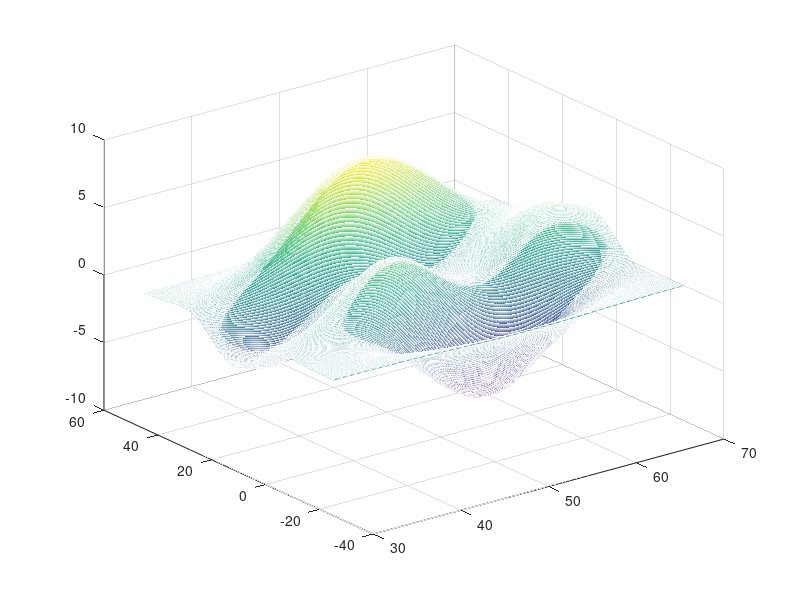

This figure's MATLAB source: (Note: this script raises an error after producing the figure.)
%%
% Create some data
[X] = 30.05:0.1:69.95; % create X value
[Y] = -24.95:0.1:44.95;% create Y values
% create a mesh of values
Z = peaks(700);
Z = Z(:,151:550);
% Display the raw data
figure(1)
mesh(X,Y,Z)
% The data you will have from the NetCDF files will be X, Y and Z where
% X & Y are the Lat and Lon values in a vector form
% Z represents the ozone in a 2D array
% The data provided here as X, Y, Z is in the corresponding formats.


%% Create a display of the data from the NetCDF files like this
[X,Y] = meshgrid(X, Y);

figure(2);
clf
% Create the map
worldmap('Europe'); % set the part of the earth to show

load coastlines
plotm(coastlat,coastlon)

land = shaperead('landareas', 'UseGeoCoords', true);
geoshow(gca, land, 'FaceColor', [0.5 0.7 0.5])

lakes = shaperead('worldlakes', 'UseGeoCoords', true);
geoshow(lakes, 'FaceColor', 'blue')

rivers = shaperead('worldrivers', 'UseGeoCoords', true);
geoshow(rivers, 'Color', 'blue')

cities = shaperead('worldcities', 'UseGeoCoords', true);
geoshow(cities, 'Marker', '.', 'Color', 'red')

% Plot the data
surfm(X, Y, Z, 'EdgeColor', 'none',...
    'FaceAlpha', 0.5) % edge colour outlines the edges, 'FaceAlpha', sets the transparency

%% Plot contour map
% [X,Y] = meshgrid(X, Y); % this calculation has been carried out above
% already

figure(3);
clf

% create the map
worldmap('Europe'); % set the part of the earth to show
load coastlines
plotm(coastlat,coastlon)

land = shaperead('landareas', 'UseGeoCoords', true);
geoshow(gca, land, 'FaceColor', [0.5 0.7 0.5])

lakes = shaperead('worldlakes', 'UseGeoCoords', true);
geoshow(lakes, 'FaceColor', 'blue')

rivers = shaperead('worldrivers', 'UseGeoCoords', true);
geoshow(rivers, 'Color', 'blue')

cities = shaperead('worldcities', 'UseGeoCoords', true);
geoshow(cities, 'Marker', '.', 'Color', 'red')

% display the data
NumContours = 10;
contourfm(X, Y, Z, NumContours)

% This is a bit advanced, sets the visibility of the various parts of the
% plot so the land, cities etc shows through.
Plots = findobj(gca,'Type','Axes');
Plots.SortMethod = 'depth';
